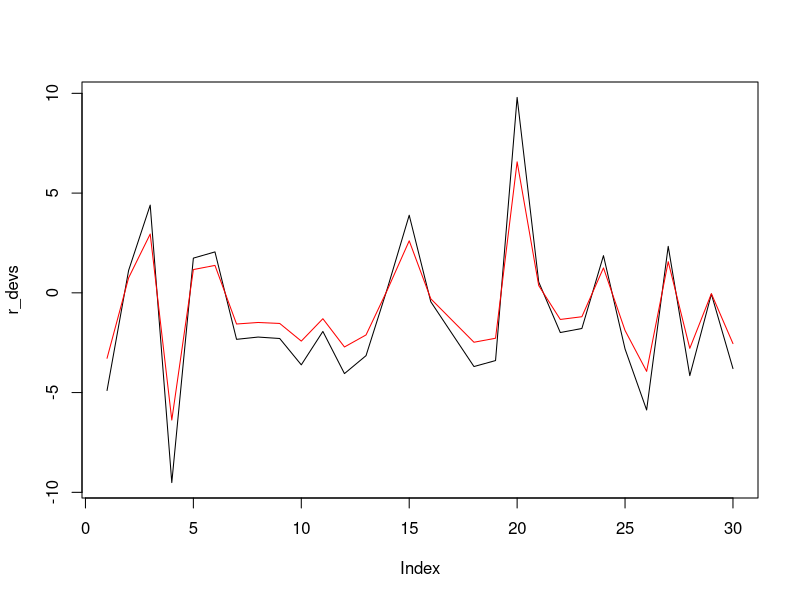

Here is the R script that generated this plot:
set.seed(1234)

rdev_sd=1.4

r_devs <- rnorm(n = 30,
                mean = 0,
                sd = exp(rdev_sd))

plot(r_devs, type='l',lty=1)

set.seed(1234)

rdev_sd=1.

r_devs <- rnorm(n = 30,
                mean = 0,
                sd = exp(rdev_sd))


lines(r_devs, col='red', lty=1)

exp(1)
exp(1.4)
exp(0.8)
2.7/4
